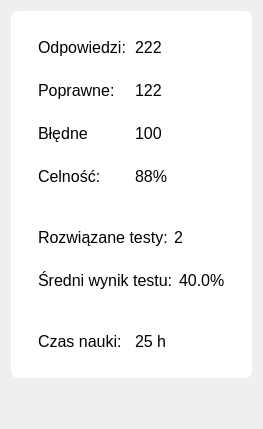
            <widget class="QWidget" name="page_9">
             <layout class="QVBoxLayout" name="verticalLayout_13">
              <item>
               <widget class="QWidget" name="widget_5" native="true">
                <property name="sizePolicy">
                 <sizepolicy hsizetype="Preferred" vsizetype="Maximum">
                  <horstretch>0</horstretch>
                  <verstretch>0</verstretch>
                 </sizepolicy>
                </property>
                <property name="autoFillBackground">
                 <bool>false</bool>
                </property>
                <property name="styleSheet">
                 <string notr="true">background-color: white;
border-radius: 7px;</string>
                </property>
                <layout class="QVBoxLayout" name="verticalLayout_16">
                 <property name="spacing">
                  <number>6</number>
                 </property>
                 <property name="sizeConstraint">
                  <enum>QLayout::SetDefaultConstraint</enum>
                 </property>
                 <item>
                  <widget class="QWidget" name="widget_6" native="true">
                   <property name="sizePolicy">
                    <sizepolicy hsizetype="Preferred" vsizetype="Maximum">
                     <horstretch>0</horstretch>
                     <verstretch>0</verstretch>
                    </sizepolicy>
                   </property>
                   <layout class="QVBoxLayout" name="verticalLayout_14">
                    <item>
                     <widget class="QWidget" name="widget_7" native="true">
                      <property name="sizePolicy">
                       <sizepolicy hsizetype="Preferred" vsizetype="Maximum">
                        <horstretch>0</horstretch>
                        <verstretch>0</verstretch>
                       </sizepolicy>
                      </property>
                      <layout class="QHBoxLayout" name="horizontalLayout_12">
                       <item>
                        <widget class="QLabel" name="label_2">
                         <property name="font">
                          <font>
                           <family>Arial</family>
                           <pointsize>12</pointsize>
                           <weight>50</weight>
                           <bold>false</bold>
                          </font>
                         </property>
                         <property name="text">
                          <string>Odpowiedzi:</string>
                         </property>
                        </widget>
                       </item>
                       <item>
                        <widget class="QLabel" name="labelAllAnswers">
                         <property name="font">
                          <font>
                           <family>Arial</family>
                           <pointsize>12</pointsize>
                          </font>
                         </property>
                         <property name="text">
                          <string>222</string>
                         </property>
                        </widget>
                       </item>
                      </layout>
                     </widget>
                    </item>
                    <item>
                     <widget class="QWidget" name="widget_8" native="true">
                      <property name="sizePolicy">
                       <sizepolicy hsizetype="Preferred" vsizetype="Maximum">
                        <horstretch>0</horstretch>
                        <verstretch>0</verstretch>
                       </sizepolicy>
                      </property>
                      <layout class="QHBoxLayout" name="horizontalLayout_11">
                       <item>
                        <widget class="QLabel" name="label_5">
                         <property name="font">
                          <font>
                           <family>Arial</family>
                           <pointsize>12</pointsize>
                          </font>
                         </property>
                         <property name="text">
                          <string>Poprawne:</string>
                         </property>
                        </widget>
                       </item>
                       <item>
                        <widget class="QLabel" name="labelCorrectAnswers">
                         <property name="font">
                          <font>
                           <family>Arial</family>
                           <pointsize>12</pointsize>
                          </font>
                         </property>
                         <property name="text">
                          <string>122</string>
                         </property>
                        </widget>
                       </item>
                      </layout>
                     </widget>
                    </item>
                    <item>
                     <widget class="QWidget" name="widget_9" native="true">
                      <property name="sizePolicy">
                       <sizepolicy hsizetype="Preferred" vsizetype="Maximum">
                        <horstretch>0</horstretch>
                        <verstretch>0</verstretch>
                       </sizepolicy>
                      </property>
                      <layout class="QHBoxLayout" name="horizontalLayout_10">
                       <item>
                        <widget class="QLabel" name="label_9">
                         <property name="font">
                          <font>
                           <family>Arial</family>
                           <pointsize>12</pointsize>
                          </font>
                         </property>
                         <property name="text">
                          <string>Błędne</string>
                         </property>
                        </widget>
                       </item>
                       <item>
                        <widget class="QLabel" name="labelWrongAnswers">
                         <property name="font">
                          <font>
                           <family>Arial</family>
                           <pointsize>12</pointsize>
                          </font>
                         </property>
                         <property name="text">
                          <string>100</string>
                         </property>
                        </widget>
                       </item>
                      </layout>
                     </widget>
                    </item>
                    <item>
                     <widget class="QWidget" name="widget_10" native="true">
                      <property name="sizePolicy">
                       <sizepolicy hsizetype="Preferred" vsizetype="Maximum">
                        <horstretch>0</horstretch>
                        <verstretch>0</verstretch>
                       </sizepolicy>
                      </property>
                      <layout class="QHBoxLayout" name="horizontalLayout_9">
                       <item>
                        <widget class="QLabel" name="label_11">
                         <property name="font">
                          <font>
                           <family>Arial</family>
                           <pointsize>12</pointsize>
                          </font>
                         </property>
                         <property name="text">
                          <string>Celność:</string>
                         </property>
                        </widget>
                       </item>
                       <item>
                        <widget class="QLabel" name="labelAccuracy">
                         <property name="font">
                          <font>
                           <family>Arial</family>
                           <pointsize>12</pointsize>
                          </font>
                         </property>
                         <property name="text">
                          <string>88%</string>
                         </property>
                        </widget>
                       </item>
                      </layout>
                     </widget>
                    </item>
                   </layout>
                  </widget>
                 </item>
                 <item>
                  <widget class="QWidget" name="widget_13" native="true">
                   <layout class="QVBoxLayout" name="verticalLayout_17">
                    <item>
                     <widget class="QWidget" name="widget_14" native="true">
                      <layout class="QHBoxLayout" name="horizontalLayout_14">
                       <item>
                        <widget class="QLabel" name="label_4">
                         <property name="font">
                          <font>
                           <family>Arial</family>
                           <pointsize>12</pointsize>
                          </font>
                         </property>
                         <property name="text">
                          <string>Rozwiązane testy:</string>
                         </property>
                        </widget>
                       </item>
                       <item>
                        <widget class="QLabel" name="labelExamsCount">
                         <property name="font">
                          <font>
                           <family>Arial</family>
                           <pointsize>12</pointsize>
                          </font>
                         </property>
                         <property name="text">
                          <string>2</string>
                         </property>
                        </widget>
                       </item>
                      </layout>
                     </widget>
                    </item>
                    <item>
                     <widget class="QWidget" name="widget_exams_misc" native="true">
                      <layout class="QHBoxLayout" name="horizontalLayout_15">
                       <item>
                        <widget class="QLabel" name="label_7">
                         <property name="font">
                          <font>
                           <family>Arial</family>
                           <pointsize>12</pointsize>
                          </font>
                         </property>
                         <property name="text">
                          <string>Średni wynik testu:</string>
                         </property>
                        </widget>
                       </item>
                       <item>
                        <widget class="QLabel" name="labelExamsAccuracy">
                         <property name="font">
                          <font>
                           <family>Arial</family>
                           <pointsize>12</pointsize>
                          </font>
                         </property>
                         <property name="text">
                          <string>40.0%</string>
                         </property>
                        </widget>
                       </item>
                      </layout>
                     </widget>
                    </item>
                   </layout>
                  </widget>
                 </item>
                 <item>
                  <widget class="QWidget" name="widget_11" native="true">
                   <property name="sizePolicy">
                    <sizepolicy hsizetype="Preferred" vsizetype="Maximum">
                     <horstretch>0</horstretch>
                     <verstretch>0</verstretch>
                    </sizepolicy>
                   </property>
                   <layout class="QVBoxLayout" name="verticalLayout_15">
                    <item>
                     <widget class="QWidget" name="widget_12" native="true">
                      <property name="sizePolicy">
                       <sizepolicy hsizetype="Preferred" vsizetype="Maximum">
                        <horstretch>0</horstretch>
                        <verstretch>0</verstretch>
                       </sizepolicy>
                      </property>
                      <layout class="QHBoxLayout" name="horizontalLayout_13">
                       <item>
                        <widget class="QLabel" name="label_13">
                         <property name="font">
                          <font>
                           <family>Arial</family>
                           <pointsize>12</pointsize>
                          </font>
                         </property>
                         <property name="text">
                          <string>Czas nauki:</string>
                         </property>
                        </widget>
                       </item>
                       <item>
                        <widget class="QLabel" name="labelAppUseTime">
                         <property name="font">
                          <font>
                           <family>Arial</family>
                           <pointsize>12</pointsize>
                          </font>
                         </property>
                         <property name="text">
                          <string>25 h</string>
                         </property>
                        </widget>
                       </item>
                      </layout>
                     </widget>
                    </item>
                   </layout>
                  </widget>
                 </item>
                </layout>
               </widget>
              </item>
              <item>
               <spacer name="verticalSpacer">
                <property name="orientation">
                 <enum>Qt::Vertical</enum>
                </property>
                <property name="sizeHint" stdset="0">
                 <size>
                  <width>20</width>
                  <height>40</height>
                 </size>
                </property>
               </spacer>
              </item>
             </layout>
            </widget>
